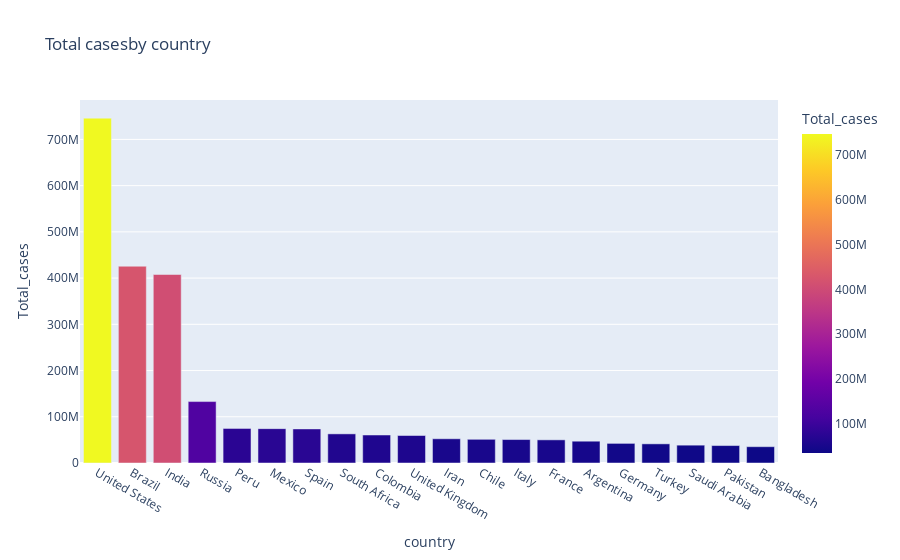

Source (notebook cell):
### Code cell
# total cases by each country

fig = px.bar(data.head(20), x='country', y='Total_cases',
             hover_data=['Population', 'Total_deaths'], 
             color='Total_cases',
             title="Total casesby country ")
fig.show()

### Figure 1 — Plotly figure (JSON) as saved in the notebook; plotly's stock layout.template omitted (floating-point values rounded to 4 significant figures)
{"data": [{"alignmentgroup": "True", "customdata": [[331002647, 26477574], [212559409, 14340567], [1380004385, 7247327], [145934460, 2131571], [32971846, 3020038], [128932753, 7295850], [46754783, 5510624], [59308690, 1357682], [50882884, 1936134], [67886004, 7249573], [83992953, 2914070], [19116209, 1283880], [60461828, 6664225], [65273512, 5633444], [45195777, 1077426], [83783945, 1640691], [84339067, 1049757], [34813867, 442507], [220892331, 789557], [164689383, 484534]], "hovertemplate": "country=%{x}<br>Total_cases=%{marker.color}<br>Population=%{customdata[0]}<br>Total_deaths=%{customdata[1]}<extra></extra>", "legendgroup": "", "marker": {"color": [746014098, 425704517, 407771615, 132888951, 74882695, 74347548, 73717676, 63027659, 60543682, 59475032, 52421884, 51268034, 50752853, 50084335, 47155234, 42447678, 41431948, 38585191, 37738077, 35266178], "coloraxis": "coloraxis", "pattern": {"shape": ""}}, "name": "", "offsetgroup": "", "orientation": "v", "showlegend": false, "textposition": "auto", "type": "bar", "x": ["United States", "Brazil", "India", "Russia", "Peru", "Mexico", "Spain", "South Africa", "Colombia", "United Kingdom", "Iran", "Chile", "Italy", "France", "Argentina", "Germany", "Turkey", "Saudi Arabia", "Pakistan", "Bangladesh"], "xaxis": "x", "y": [746014098, 425704517, 407771615, 132888951, 74882695, 74347548, 73717676, 63027659, 60543682, 59475032, 52421884, 51268034, 50752853, 50084335, 47155234, 42447678, 41431948, 38585191, 37738077, 35266178], "yaxis": "y"}], "layout": {"autosize": true, "barmode": "relative", "coloraxis": {"colorbar": {"title": {"text": "Total_cases"}}, "colorscale": [[0, "#0d0887"], [0.1111, "#46039f"], [0.2222, "#7201a8"], [0.3333, "#9c179e"], [0.4444, "#bd3786"], [0.5556, "#d8576b"], [0.6667, "#ed7953"], [0.7778, "#fb9f3a"], [0.8889, "#fdca26"], [1, "#f0f921"]]}, "legend": {"tracegroupgap": 0}, "title": {"text": "Total casesby country "}, "xaxis": {"anchor": "y", "autorange": true, "domain": [0, 1], "range": [-0.5, 19.5], "title": {"text": "country"}, "type": "category"}, "yaxis": {"anchor": "x", "autorange": true, "domain": [0, 1], "range": [0, 785300000.0], "title": {"text": "Total_cases"}, "type": "linear"}}}
